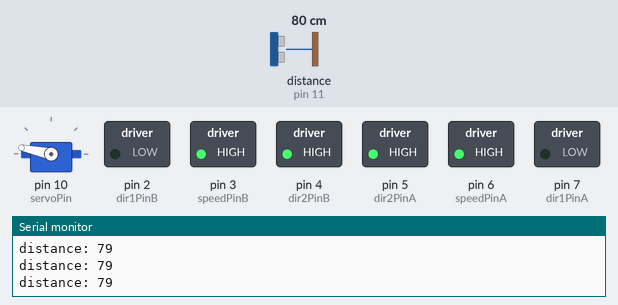
Recording of a sketch running on a simulated Arduino Uno, built with avr-gcc and run on an emulated ATmega328P. Shown: servo, switched loads named in the sketch (green lamp = pin HIGH), the last lines printed to the serial monitor. Wiring (inferred from the names in the program): ultrasonic range finder: trigger pin 9; echo pin 11. Dashed ring = blinking. Inputs (shaded band) come from the test bench; at power-on: distance to the obstacle (sensor on pin 11) 80 cm. The echo pulse lasts 58.3 µs per cm; pins used as bus, display or sensor lines are not drawn.

Above: at 1.2 s.
1.3 s: distance to the obstacle (sensor on pin 11) set to 34 cm
4.3 s: distance to the obstacle (sensor on pin 11) set to 28 cm
At 4.95 s:
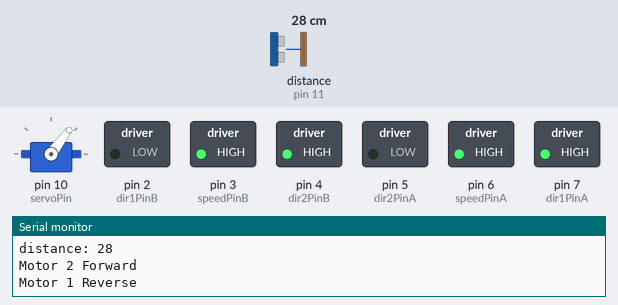
7.3 s: distance to the obstacle (sensor on pin 11) set to 2 cm
10.3 s: distance to the obstacle (sensor on pin 11) set to 35 cm
At 11.3 s:
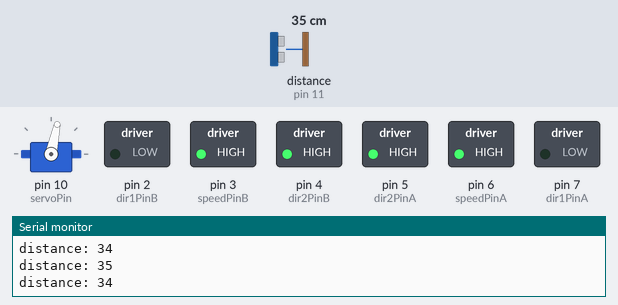
13.3 s: distance to the obstacle (sensor on pin 11) set to 18 cm
At 14.0 s:
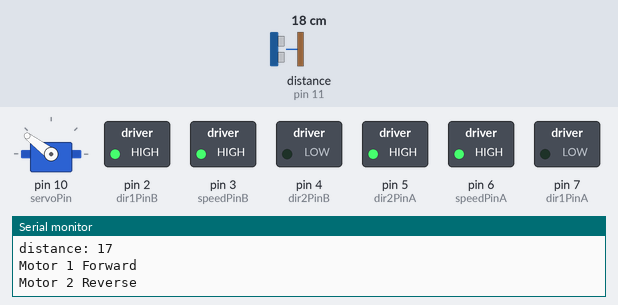
16.3 s: distance to the obstacle (sensor on pin 11) set to 60 cm
At 16.73 s:
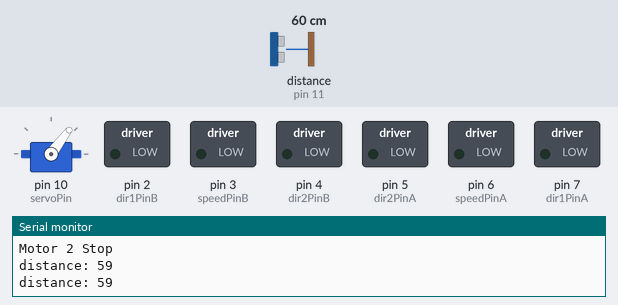
Timing chart, 0 to 20.3 s (numbered marks = the images above; inputs shaded):
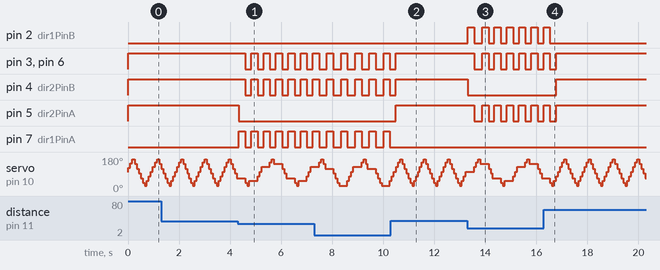

The sketch:

OnzeRobotMetIRBesturing.ino
```cpp
/* YourDuino.com Example Software Sketch
 IR Remote Kit Test
 Uses YourDuino.com IR Infrared Remote Control Kit 2
 http://arduino-direct.com/sunshop/index.php?l=product_detail&p=153
 based on code by Ken Shirriff - http://arcfn.com
 Get Library at: https://github.com/shirriff/Arduino-IRremote
 Unzip folder into Libraries. RENAME folder IRremote
 terry@yourduino.com */

/*-----( Import needed libraries )-----*/

#include <IRremote.h>
#include <IRremoteInt.h>
#include <Servo.h>

/*-----( Declare Constants )-----*/
#define receiver 8 // pin 1 of IR receiver to Arduino digital pin 8

// Motor 1
#define dir1PinA 7
#define dir2PinA 5
#define speedPinA 6 // Needs to be a PWM pin to be able to control motor speed

// Motor 2
#define dir1PinB 2
#define dir2PinB 4
#define speedPinB 3 // Needs to be a PWM pin to be able to control motor speed

#define ir1Pin 0
#define ir2Pin 1
#define ir3Pin 12
#define ir4Pin 13

#define servoPin 10

#define echoPin 11
#define trigPin 9

/*-----( Declare objects )-----*/
IRrecv irrecv(receiver);           // create instance of 'irrecv'
decode_results results;            // create instance of 'decode_results'
Servo servo;  // create servo object to control a servo
#define middlePos 98
#define maxServoPos middlePos+70
#define minServoPos middlePos-70

#define maxRange 200 // Maximum range needed
#define minRange 0 // Minimum range needed
int val;

int servoPos = middlePos;
int servoPosDelta = 25;
int servoSteps = ((maxServoPos - minServoPos) / servoPosDelta)+1;

#define stateInitial 0
#define stateVooruit 1
#define stateDraaiLinks 2
#define stateDraaiRechts 3
int state = stateInitial;
int richting = 0;
#define maxSpeed 255
/*-----( Declare Variables )-----*/


void loop()   /*----( LOOP: RUNS CONSTANTLY )----*/
{
  long d;
  switch (state) {
    case stateInitial:
      servo.write(middlePos);              // tell servo to go to position in variable 'pos'
      Vooruit();
      state = stateVooruit;
      break;
    case stateVooruit:
      d = measureDistance();
      if (d < 30) {
        Stop();
        if (servoPos > middlePos) {
          state = stateDraaiLinks;
        } else {
          state = stateDraaiRechts;
        }
      }
      break;
     case stateDraaiLinks:
       Linksaf();
       delay(250);
       Stop();
       d = measureDistanceAll();
       if (d > 30) {
         state = stateVooruit;
         Stop();
         Vooruit();
       }
       break;
     case stateDraaiRechts:
       Rechtsaf();
       delay(250);
       Stop();
       d = measureDistanceAll();
       if (d > 30) {
         state = stateVooruit;
         Stop();
         Vooruit();
       }
       break;
  }

/*  if (irrecv.decode(&results)) // have we received an IR signal?

  {
//    Serial.println(results.value, HEX);  UN Comment to see raw values
    translateIR();
    irrecv.resume(); // receive the next value
  }*/
}/* --(end main loop )-- */


void setup()   /*----( SETUP: RUNS ONCE )----*/
{
  Serial.begin(9600);
  Serial.println("IR Receiver Raw Data + Button Decode Test");
  irrecv.enableIRIn(); // Start the receiver

  //Define L298N Dual H-Bridge Motor Controller Pins
  pinMode(dir1PinA,OUTPUT);
  pinMode(dir2PinA,OUTPUT);
  pinMode(speedPinA,OUTPUT);
  pinMode(dir1PinB,OUTPUT);
  pinMode(dir2PinB,OUTPUT);
  pinMode(speedPinB,OUTPUT);

  // Define all IR's as input
  pinMode(ir1Pin, INPUT);
  pinMode(ir2Pin, INPUT);
  pinMode(ir3Pin, INPUT);
  pinMode(ir4Pin, INPUT);

  // Define ultra sonic pins
  pinMode(trigPin, OUTPUT);
  pinMode(echoPin, INPUT);

  // Define servo pin as output
  servo.attach(servoPin);
}/*--(end setup )---*/

void MotorRechtsVooruit()
{
analogWrite(speedPinA, maxSpeed);//Sets speed variable via PWM
digitalWrite(dir1PinA, LOW);
digitalWrite(dir2PinA, HIGH);
Serial.println("Motor 1 Forward"); // Prints out “Motor 1 Forward” on the serial monitor
}

void MotorRechtsStop()
{
analogWrite(speedPinA, 0);
digitalWrite(dir1PinA, LOW);
digitalWrite(dir2PinA, LOW);
Serial.println("Motor 1 Stop");
}

void MotorRechtsAchteruit()
{
analogWrite(speedPinA, maxSpeed);
digitalWrite(dir1PinA, HIGH);
digitalWrite(dir2PinA, LOW);
Serial.println("Motor 1 Reverse");
}

void MotorLinksVooruit()
{
analogWrite(speedPinB, maxSpeed);
digitalWrite(dir1PinB, LOW);
digitalWrite(dir2PinB, HIGH);
Serial.println("Motor 2 Forward");
}

void MotorLinksStop()
{
analogWrite(speedPinB, 0);
digitalWrite(dir1PinB, LOW);
digitalWrite(dir2PinB, LOW);
Serial.println("Motor 2 Stop");
}

void MotorLinksAchteruit()
{
analogWrite(speedPinB, maxSpeed);
digitalWrite(dir1PinB, HIGH);
digitalWrite(dir2PinB, LOW);
Serial.println("Motor 2 Reverse");
}

void Rechtsaf()
{
  MotorLinksVooruit();
  MotorRechtsAchteruit();
}

void Linksaf()
{
  MotorRechtsVooruit();
  MotorLinksAchteruit();
}

void Vooruit()
{
  MotorLinksVooruit();
  MotorRechtsVooruit();
}

void Achteruit()
{
  MotorLinksAchteruit();
  MotorRechtsAchteruit();
}

void Stop()
{
  MotorRechtsStop();
  MotorLinksStop();
}

long measureDistanceAll() {
  int i;
  long r = maxRange;
  for (i = 0; i <= servoSteps; i++) {
      r = min(r, measureDistance());
  }
  return r;
}

long measureDistance() {
  servoPos += servoPosDelta;
  if (servoPos > maxServoPos) {
    servoPos = maxServoPos;
    servoPosDelta = -servoPosDelta;
  } else if (servoPos < minServoPos) {
    servoPos = minServoPos;
    servoPosDelta = -servoPosDelta;
  }
  servo.write(servoPos);
  delay(75);
  //Serial.print("servoPos: ");
  //Serial.println(servoPos);

  digitalWrite(trigPin, LOW);
  delayMicroseconds(2);

  digitalWrite(trigPin, HIGH);
  delayMicroseconds(10);

  digitalWrite(trigPin, LOW);
  long duration = pulseIn(echoPin, HIGH, 25000);

  //Calculate the distance (in cm) based on the speed of sound.
  long d = duration/58.2;

  Serial.print("distance: ");
  Serial.println(d);

  if ((d <= minRange) || (d > maxRange)) {
    return maxRange;
  } else {
    return d;
  }
}

void readIR() {
  val = digitalRead(ir1Pin);
  Serial.print("IR1: ");
  Serial.println(val);
  val = digitalRead(ir2Pin);
  Serial.print("IR2: ");
  Serial.println(val);
  val = digitalRead(ir3Pin);
  Serial.print("IR3: ");
  Serial.println(val);
  val = digitalRead(ir4Pin);
  Serial.print("IR4: ");
  Serial.println(val);
}

/*-----( Declare User-written Functions )-----*/
void translateIR() // takes action based on IR code received

// describing Car MP3 IR codes

{

  switch(results.value)

  {

  case 0xFFA25D:
    Serial.println(" CH-            ");
    break;

  case 0xFF629D:
    Serial.println(" CH             ");
    break;

  case 0xFFE21D:
    Serial.println(" CH+            ");
    break;

  case 0xFF22DD:
    Serial.println(" PREV           ");
    // Links
    Linksaf();
    break;

  case 0xFF02FD:
    Serial.println(" NEXT           ");
    //Rechts
    Rechtsaf();
    break;

  case 0xFFC23D:
    Serial.println(" PLAY/PAUSE     ");
    // Stop
    Stop();
    break;

  case 0xFFE01F:
    Serial.println(" VOL-           ");
    // Achteruit
    Achteruit();
    break;

  case 0xFFA857:
    Serial.println(" VOL+           ");
    // Vooruit
    Vooruit();
    break;

  case 0xFF906F:
    Serial.println(" EQ             ");
    break;

  case 0xFF6897:
    Serial.println(" 0              ");
    break;

  case 0xFF9867:
    Serial.println(" 100+           ");
    break;

  case 0xFFB04F:
    Serial.println(" 200+           ");
    break;

  case 0xFF30CF:
    Serial.println(" 1              ");
    break;

  case 0xFF18E7:
    Serial.println(" 2              ");
    break;

  case 0xFF7A85:
    Serial.println(" 3              ");
    break;

  case 0xFF10EF:
    Serial.println(" 4              ");
    break;

  case 0xFF38C7:
    Serial.println(" 5              ");
    break;

  case 0xFF5AA5:
    Serial.println(" 6              ");
    break;

  case 0xFF42BD:
    Serial.println(" 7              ");
    break;

  case 0xFF4AB5:
    Serial.println(" 8              ");
    break;

  case 0xFF52AD:
    Serial.println(" 9              ");
    break;

  default:
    Serial.println(" other button   ");

  }

  delay(500);


} //END translateIR


/* ( THE END ) */
```

Measured:
- the behaviour switches between 31 and 30 cm on distance to the obstacle (sensor on pin 11) (found by bisection; images 0 and 1)
- after the input at 4.3 s, pin 3 (speedPinB), pin 4 (dir2PinB), pin 6 (speedPinA): alternates HIGH for 0.25 s and LOW for 0.23 s, starting after 0.30 s; pin 5 (dir2PinA): HIGH → LOW at once; pin 7 (dir1PinA): alternates HIGH for 0.25 s and LOW for 0.23 s, starting at once
- after the input at 10.3 s, pin 5 (dir2PinA): LOW → HIGH after 0.20 s; pin 7 (dir1PinA): stops changing and stays LOW
- after the input at 13.3 s, pin 2 (dir1PinB): alternates HIGH for 0.25 s and LOW for 0.23 s, starting at once; pin 3 (speedPinB), pin 5 (dir2PinA), pin 6 (speedPinA): alternates HIGH for 0.25 s and LOW for 0.23 s, starting after 0.27 s; pin 4 (dir2PinB): HIGH → LOW at once
- after the input at 16.3 s, pin 2 (dir1PinB): goes on until 16.5 s, then stays LOW; pin 3 (speedPinB), pin 5 (dir2PinA), pin 6 (speedPinA): goes on until 16.8 s, then stays HIGH; pin 4 (dir2PinB): LOW → HIGH after 0.47 s
- by itself, servo on pin 10 (servoPin): repeats every 0.96 s: 28° 0.08 s, 53° 0.09 s, 78° 0.08 s, 103° 0.08 s, 128° 0.08 s, 153° 0.08 s, 168° 0.08 s, 143° 0.08 s, 118° 0.08 s, 93° 0.08 s, 68° 0.08 s, 43° 0.08 s
